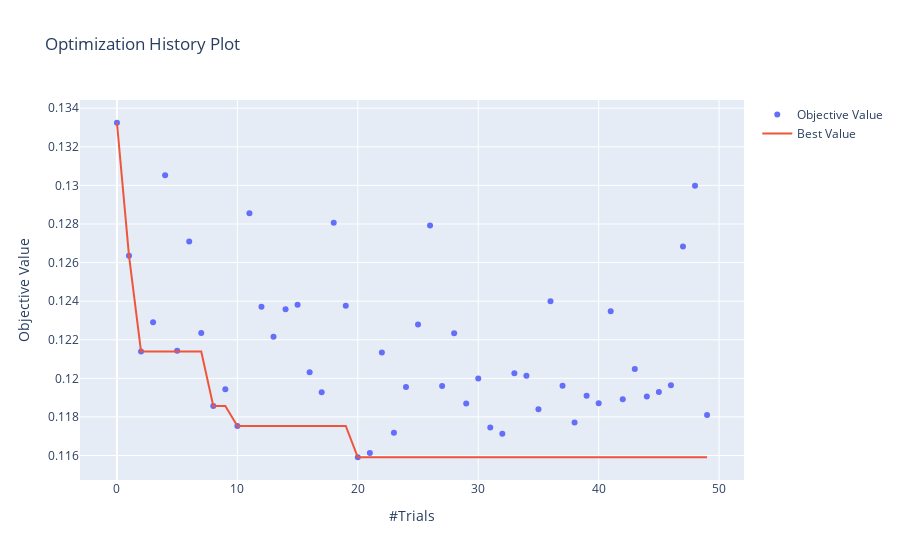

Notebook cell for this chart:
### Code cell
optuna.visualization.plot_optimization_history(nn_study)
